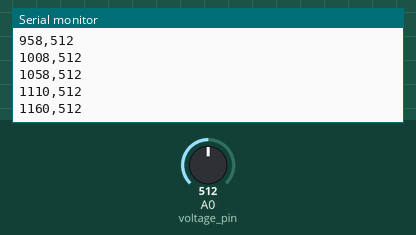
A sketch run on a simulated Arduino Uno, built with avr-gcc and run on an emulated ATmega328P. Shown: the last lines printed to the serial monitor. Inputs (shaded band) come from the test bench; at power-on: A0 (voltage_pin) = 512.

Above: at 1.2 s.
1.3 s: A0 (voltage_pin) set to 716
At 1.33 s:
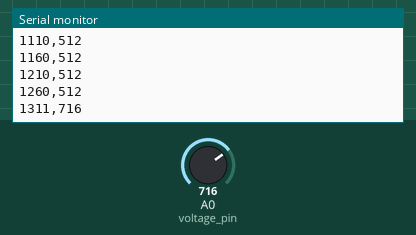
2.8 s: A0 (voltage_pin) set to 900
At 2.84 s:
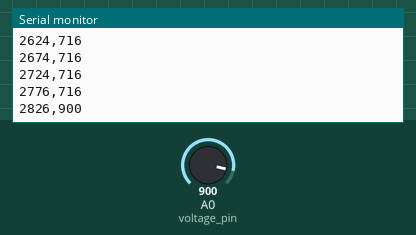
Timing chart, 0 to 5.8 s (numbered marks = the images above; inputs shaded):
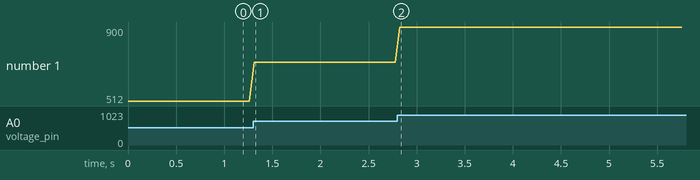

Measured:
- after the input at 1.3 s, the serial monitor: prints a new line at once (image 1)
- plotted number 1: 512 → 716 after the input at 1.3 s

The sketch:

Practice_photodiode_data_upload.ino
```cpp
/* Servo Libraries*/
/*
#include <Wire.h>
#include <Adafruit_MotorShield.h>
#include "utility/Adafruit_MS_PWMServoDriver.h"
#include "utility/Adafruit_PWMServoDriver.h"
#include <Servo.h>
*/


/* Motor Sheild object*/
//Adafruit_MotorShield AFMS = Adafruit_MotorShield();

/*Stepper Motor Object*/
/*getStepper(steps,stepper#)*/
//Adafruit_StepperMotor *myMotor = AFMS.getStepper(200, 2);


/* Servo motor */

/* Sensor variables*/
int voltage_pin = A0;
int photo_resistor = 0;

void setup() {
  /* Adafruit Motor Sheild object*/
 // AFMS.begin();


  Serial.begin(9600);

}

void loop() {

  /*Turns on Lazer*/

  /*Photo Resistor Data Extraction*/
  photo_resistor = analogRead(voltage_pin); //Reads the value of voltage_pin
  Serial.print(millis());
  Serial.print(",");
  Serial.println(photo_resistor);
  delay(50);


}
```
